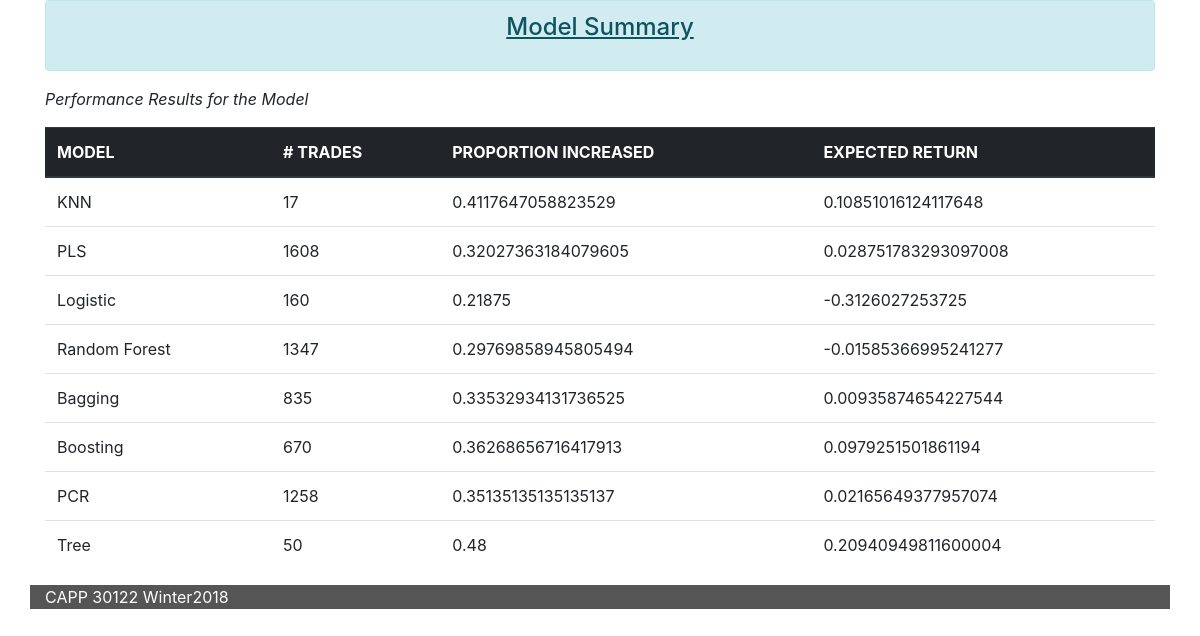
Page /performance/ on the committed database.
### main/models.py (models this page shows)
class Result(models.Model):
	name = models.CharField(max_length=30)
	num_trade = models.CharField(max_length=30)
	percent = models.CharField(max_length=30)
	expected = models.CharField(max_length=30)

### main/views.py (the view)
# urls.py: url(r'^performance/$', views.performance, name='performance'),
def performance(request):
	result = Result.objects.all()
	context = {
		'result' : result
	}
	return render(request, 'main/performance.html', context)

### main/templates/main/performance.html (shortened to what this page needs)
<!DOCTYPE HTML>
<html>
    <head>
        {% load staticfiles %}
        <link rel="stylesheet" href="/static/main/css/bootstrap.min.css">
    </head>
    <body>
            <div class="container">
        <div class="alert alert-info"><h4><p class="text-center"><u>Model Summary</u></p></h4></div>
                    <table class="table table-hover">
                        <thead class="thead-dark">
                        <p><em> Performance Results for the Model</em></p>
                        <tr>
                            <th> MODEL </th>
                            <th> # TRADES</th>
                            <th> PROPORTION INCREASED </th>
                            <th> EXPECTED RETURN </th>
                        </tr>
                    </thead>
                        {% for item in result %}
                        <tr>
                            <td>{{item.name}}</td>
                            <td>{{item.num_trade}}</td>
                            <td>{{item.percent}}</td>
                            <td>{{item.expected}}</td>
                        </tr>
                        {% endfor %}
                    </table>
            </div>
    </body>
        <footer class="container">
            <p>CAPP 30122 Winter2018</p>
        </footer>
</html>

### main/templates/main/performance.html (style rules this page uses)
footer { background-color: #555; color: white; padding: 0.01px; }

### rows in the picture
Result: name "KNN", num_trade "17", percent "0.4117647058823529", expected "0.10851016124117648"
Result: name "PLS", num_trade "1608", percent "0.32027363184079605", expected "0.028751783293097008"
Result: name "Logistic", num_trade "160", percent "0.21875", expected "-0.3126027253725"
Result: name "Random Forest", num_trade "1347", percent "0.29769858945805494", expected "-0.01585366995241277"
Result: name "Bagging", num_trade "835", percent "0.33532934131736525", expected "0.00935874654227544"
Result: name "Boosting", num_trade "670", percent "0.36268656716417913", expected "0.0979251501861194"
Result: name "PCR", num_trade "1258", percent "0.35135135135135137", expected "0.02165649377957074"
Result: name "Tree", num_trade "50", percent "0.48", expected "0.20940949811600004"
